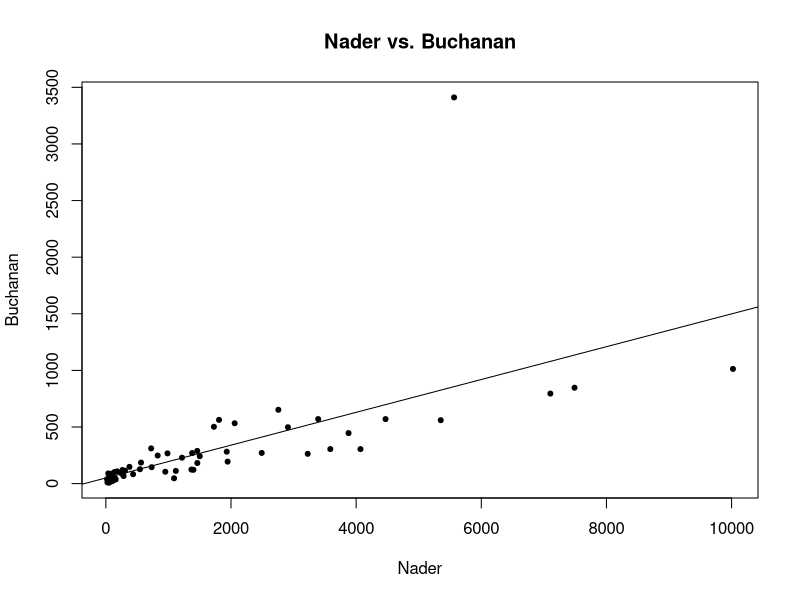
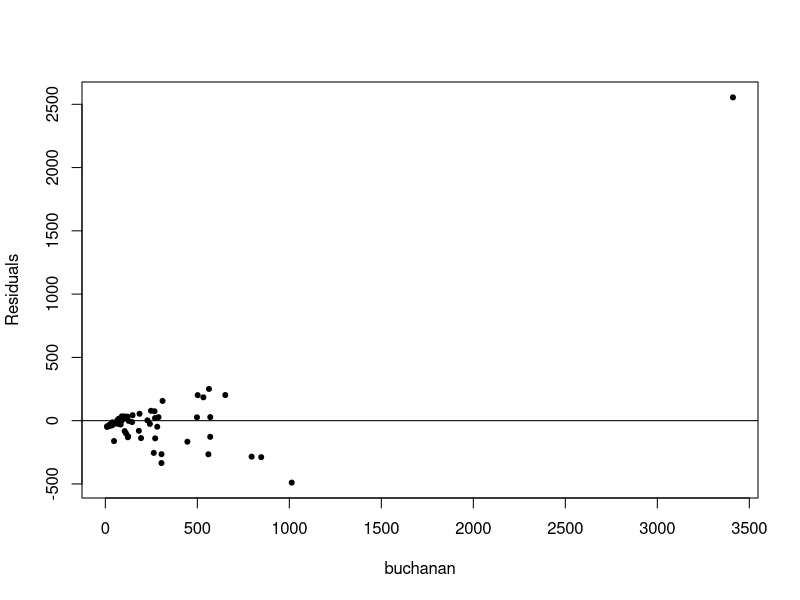
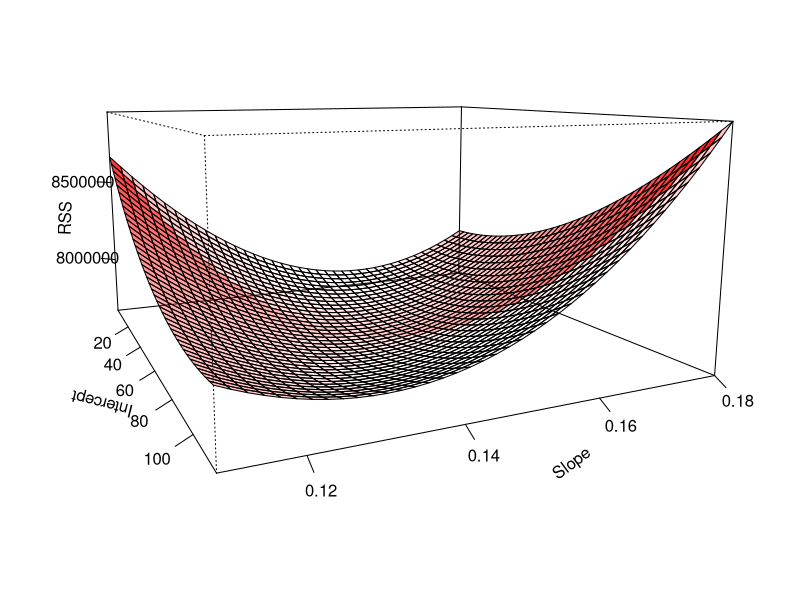
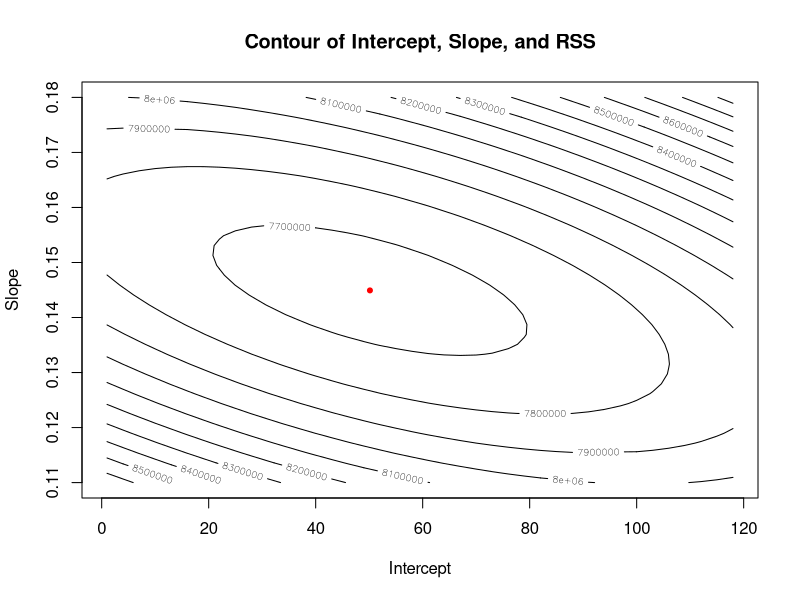
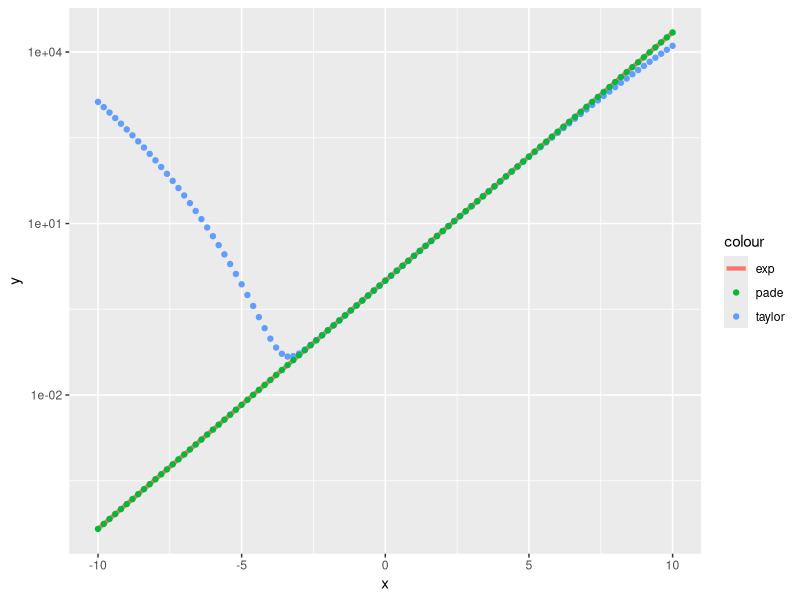
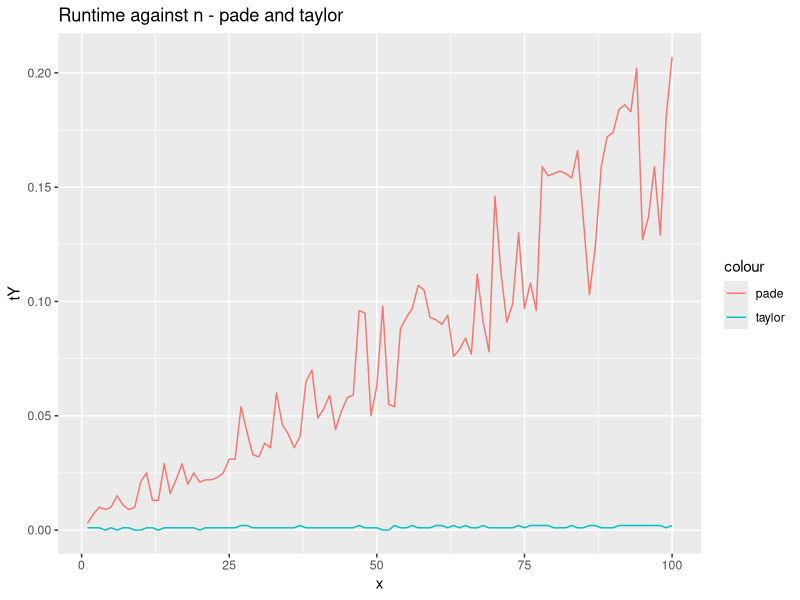
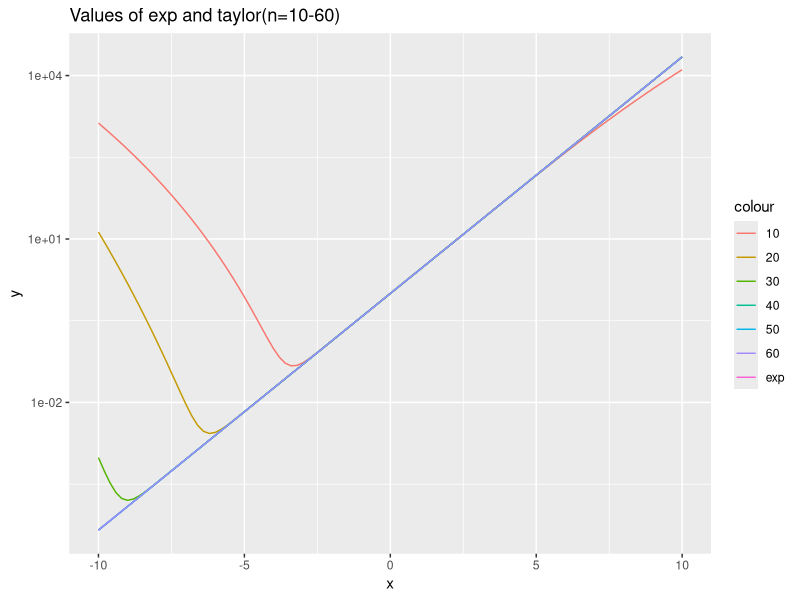

R code for these plots, in order:
# Code for YSC4204 Homework 1
# Authors
# Sean Saito
# John Reid
# Hrishi Olickel
# Han Chong

#imports
require(ggplot2)

# Automatically sets working directory to source file location
this.dir <- dirname(parent.frame(2)$ofile)
setwd(this.dir)

# Problem 1

# 1 (a)
# Read the text file
florida <- read.table("florida2000.txt", header=TRUE)

# Get the votes for Buchanan and Nader
buchanan <- florida$Buchanan
nader <- florida$Nader

# Plot
plot(nader, buchanan, xlab="Nader", ylab="Buchanan", pch=20, main = "Nader vs. Buchanan")

# 1 (b)
# Linear regression
fit <- lm(buchanan ~ nader)
abline(fit)

# 1 (c)
# Evaluating the model

# First take a look at the residuals
res <- residuals(fit)
plot(jitter(res)~jitter(buchanan), ylab="Residuals", xlab="buchanan", data=florida, pch=20)
abline(0, 0)

# What's the R-squared value?
print(summary(fit)$r.squared)

# The result is 0.428, so maybe it does not look like a reasonable fit

# 1 (d)
# Residual Sum of Squares function
rss = function(row) {
  z <- sum((buchanan - row[1] - row[2] * nader)^2)
}

# Generate of vector of intercepts and slopes
b0 <- seq(1, 120,3)
b1 <- seq(0.11, 0.18, length=40)

# Compute rss for all (b0, b1)
prod = merge(b0, b1) # Cartesian product of b0 and b1
z <- matrix(apply(prod, 1, rss), nrow=length(b0), ncol=length(b1))

# Prepare a matrix of colors scaled to the RSS value, to use in the plot
alphas <- (z-min(z))/(max(z)-min(z))
colors <- rgb(matrix(1,40,40),matrix(0,40,40),matrix(0,40,40),alphas)

# Plot persp
persp(b0, b1, z, theta=65, phi=10, xlab="Intercept",
      ylab="Slope", zlab="RSS", ticktype="detailed",
      expand=0.5,col=colors)

# 1 (e)
# Contour plots
contour(b0, b1, z, xlab="Intercept", ylab="Slope", main="Contour of Intercept, Slope, and RSS")
# Plot the best combination
points(fit$coefficients[1], fit$coefficients[2], pch=20, col="red")


#### Problem 2 - Code first, Comment Later

# 2 (a)
taylorLoop <- function (n, x) {
  if (n < 1 || length(x) == 0 ){
    print("Either n or x is an invalid parameter")
    break
  }
  output <- numeric(0)  # Setting up the output vector
  for (a in x){   # Outer for loop iterating over x
    
    result <- 0   # Setting up the summation
    for (j in 0:n ){
      result <- result + (a^j / factorial(j))
    }
    output <- c(output, result)    #Concatenate the result to the output vector
  }
  return(output)
}

# 2(b)
taylorVect <- function (n, x){
  if (n < 1 || length(x) == 0 ){
    print("Either n or x is an invalid parameter")
    break
  }
  return(unlist(lapply(x, function(a) sum((a ^ (0:n)) / factorial(0:n)))))
}

# 2(c)
example <- seq(-10, 10, 0.001)
system.time(taylorLoop(10, example))
system.time(taylorVect(10, example))

# 2(d)
# Compute S_nx
snx_vect <- function(n, x)
  (sum(unlist(lapply(c(0:n), function(j) ((factorial((2*n)-j)*factorial(n))*(x^j))/(factorial(2*n)*factorial(j)*factorial(n-j))))))

# Apply over x
pade <- function(n, x) {
  return(unlist(lapply(x, function(xval) (snx_vect(n, xval)/snx_vect(n, 0-xval)))))
}

# 2(e)
taylor10 <- function(x) taylorVect(10, x)
pade10 <- function(x) pade(10, x)

ggplot(data.frame(x = c(-10, 10)), aes(x)) + 
    stat_function(fun = exp, aes(colour="exp"),size=1.5) +
    stat_function(fun = taylor10, aes(colour="taylor"),geom="point") +
    stat_function(fun=pade10, aes(colour="pade"),geom="point") + 
    scale_y_log10()

# 2 (f)
system.time(taylorLoop(10, example))
system.time(taylorVect(10, example))
system.time(pade(10, example))

# 2(g)
# Pade is the most accurate representation, but taylor is much faster. 
# However, let's first test this assumption (Graph2.png)- 

# Code below to generate graph2 (takes a while)
xval <- seq(1,100,1)
padeY <- unlist(lapply(xval, function(x) as.double(system.time(pade(x, c(10:100)))[3])))
taylorY <- unlist(lapply(xval, function(x) as.double(system.time(taylorVect(x, c(10:100)))[3])))
ggplot(data.frame(x=xval, tY=taylorY, pY=padeY), aes(x))+geom_line(aes(y=tY, color='taylor')) + 
geom_line(aes(y=pY, color='pade')) + ggtitle('Runtime against n - pade and taylor')

# From the curve we can see that taylor is much faster than pade, even for high values of n.
# but what about accuracy? Let's try graphing higher values of n for taylor. (Graph3)

# Code below to generate graph3 (also takes a little while, but not long)
ggplot(data.frame(x = c(-10, 10)), aes(x)) + stat_function(fun = exp, aes(colour="exp"))+
stat_function(fun = function (x) taylorVect(10, x), aes(color="10")) +
stat_function(fun = function (x) taylorVect(20, x), aes(color="20")) +
stat_function(fun = function (x) taylorVect(30, x), aes(color="30")) +
stat_function(fun = function (x) taylorVect(40, x), aes(color="40")) +
stat_function(fun = function (x) taylorVect(50, x), aes(color="50")) +
stat_function(fun = function (x) taylorVect(60, x), aes(color="60")) +
scale_y_log10() + ggtitle('Values of exp and taylor(n=10-60)')

# Taylor is the better choice. By using higher values of n depending on the value of x,
# we can still provide fast results without sacrificing accuracy.
# Taylor is a better choice for industry, but pade is a better solution for smaller datasets.
